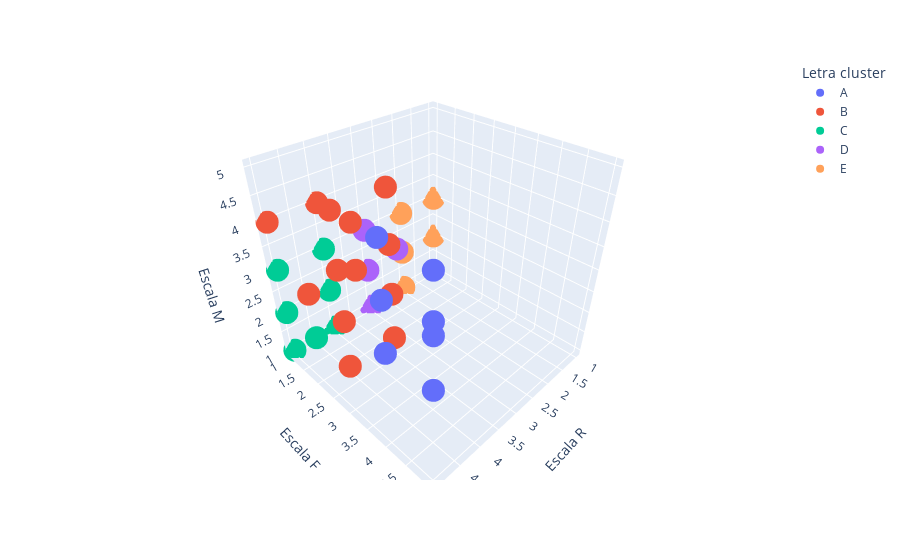

This figure's notebook cell:
### Code cell
fig = px.scatter_3d(df_pred_km.sort_values(by= "Letra cluster"), x= "Escala R", y= "Escala F", z= "Escala M",
                    color= "Letra cluster")
fig.show()

### Figure 1 — Plotly figure (JSON) as saved in the notebook; plotly's stock layout.template omitted (floating-point values rounded to 4 significant figures)
{"data": [{"hovertemplate": "Letra cluster=A<br>Escala R=%{x}<br>Escala F=%{y}<br>Escala M=%{z}<extra></extra>", "legendgroup": "A", "marker": {"color": "#636efa", "symbol": "circle"}, "mode": "markers", "name": "A", "scene": "scene", "showlegend": true, "type": "scatter3d", "x": [5, 4, 5, 5, 5, 5, 4, 5], "y": [4, 4, 5, 4, 4, 5, 4, 5], "z": [3, 4, 5, 4, 5, 4, 3, 3]}, {"hovertemplate": "Letra cluster=B<br>Escala R=%{x}<br>Escala F=%{y}<br>Escala M=%{z}<extra></extra>", "legendgroup": "B", "marker": {"color": "#EF553B", "symbol": "circle"}, "mode": "markers", "name": "B", "scene": "scene", "showlegend": true, "type": "scatter3d", "x": [4, 5, 4, 3, 5, 4, 4, 5, 5, 5, 5, 4, 4, 4], "y": [3, 1, 3, 3, 3, 2, 3, 3, 2, 3, 3, 3, 2, 1], "z": [5, 4, 3, 3, 5, 4, 4, 2, 3, 3, 4, 2, 3, 4]}, {"hovertemplate": "Letra cluster=C<br>Escala R=%{x}<br>Escala F=%{y}<br>Escala M=%{z}<extra></extra>", "legendgroup": "C", "marker": {"color": "#00cc96", "symbol": "circle"}, "mode": "markers", "name": "C", "scene": "scene", "showlegend": true, "type": "scatter3d", "x": [5, 5, 4, 4, 4, 5, 5], "y": [1, 1, 1, 1, 1, 2, 1], "z": [3, 1, 1, 3, 2, 2, 2]}, {"hovertemplate": "Letra cluster=D<br>Escala R=%{x}<br>Escala F=%{y}<br>Escala M=%{z}<extra></extra>", "legendgroup": "D", "marker": {"color": "#ab63fa", "symbol": "circle"}, "mode": "markers", "name": "D", "scene": "scene", "showlegend": true, "type": "scatter3d", "x": [3, 3, 3, 3], "y": [1, 2, 1, 1], "z": [3, 3, 1, 2]}, {"hovertemplate": "Letra cluster=E<br>Escala R=%{x}<br>Escala F=%{y}<br>Escala M=%{z}<extra></extra>", "legendgroup": "E", "marker": {"color": "#FFA15A", "symbol": "circle"}, "mode": "markers", "name": "E", "scene": "scene", "showlegend": true, "type": "scatter3d", "x": [1, 1, 1, 2, 2, 2, 2], "y": [1, 1, 1, 2, 1, 1, 1], "z": [3, 2, 1, 2, 3, 1, 2]}], "layout": {"legend": {"title": {"text": "Letra cluster"}, "tracegroupgap": 0}, "margin": {"t": 60}, "scene": {"domain": {"x": [0, 1], "y": [0, 1]}, "xaxis": {"title": {"text": "Escala R"}}, "yaxis": {"title": {"text": "Escala F"}}, "zaxis": {"title": {"text": "Escala M"}}}}}
